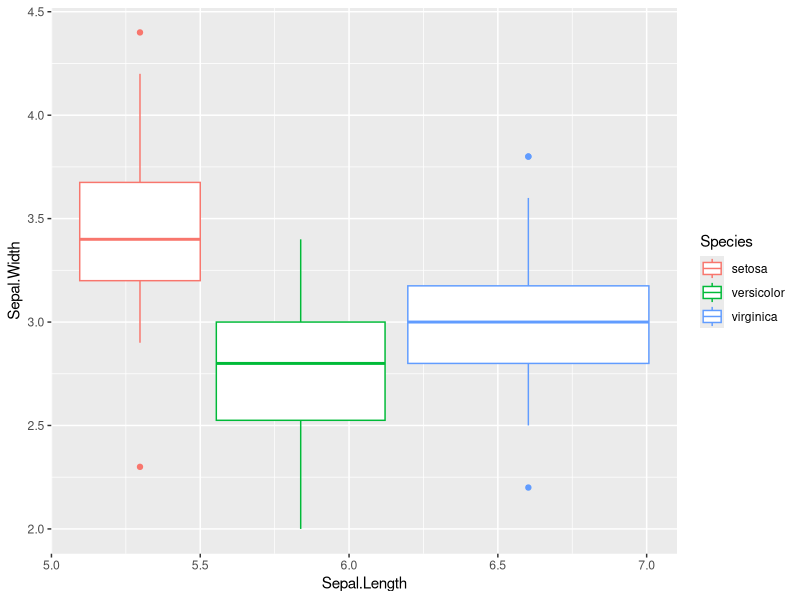
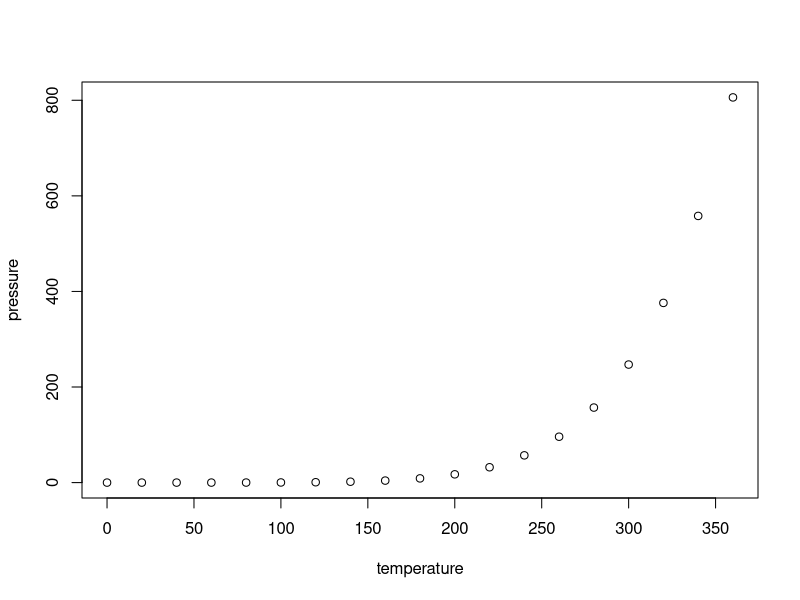

Generate these figures, in order, with R:
## ---- chunk 1
knitr::opts_chunk$set(echo = TRUE)
## ---- chunk 2
summary(cars)
## ---- chunk 3
library(ggplot2)
summary(iris)

butt <- ggplot(iris, aes(x = Sepal.Length, y = Sepal.Width, colour = Species)) + geom_boxplot()

butt

## ---- chunk 4
plot(pressure)
